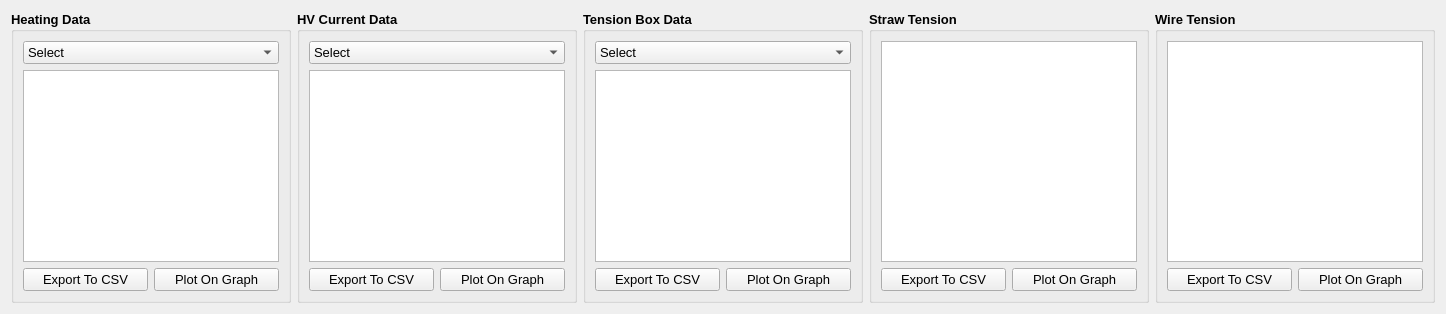
          <widget class="QWidget" name="summaryTab">
           <attribute name="title">
            <string>All Types</string>
           </attribute>
           <layout class="QGridLayout" name="gridLayout_23">
            <item row="0" column="0">
             <widget class="QGroupBox" name="heatBox">
              <property name="font">
               <font>
                <pointsize>10</pointsize>
                <weight>75</weight>
                <bold>true</bold>
               </font>
              </property>
              <property name="title">
               <string>Heating Data</string>
              </property>
              <layout class="QGridLayout" name="gridLayout_15">
               <item row="0" column="0" colspan="2">
                <widget class="QComboBox" name="heatProBox">
                 <property name="font">
                  <font>
                   <pointsize>10</pointsize>
                   <weight>50</weight>
                   <bold>false</bold>
                  </font>
                 </property>
                 <property name="currentIndex">
                  <number>0</number>
                 </property>
                 <item>
                  <property name="text">
                   <string>Select</string>
                  </property>
                 </item>
                 <item>
                  <property name="text">
                   <string>Process 1, Inner Rings</string>
                  </property>
                 </item>
                 <item>
                  <property name="text">
                   <string>Process 2, Straws</string>
                  </property>
                 </item>
                 <item>
                  <property name="text">
                   <string>Process 6, Manifold</string>
                  </property>
                 </item>
                </widget>
               </item>
               <item row="1" column="0" colspan="2">
                <widget class="QListWidget" name="heatListWidget">
                 <property name="font">
                  <font>
                   <pointsize>8</pointsize>
                   <weight>50</weight>
                   <bold>false</bold>
                  </font>
                 </property>
                </widget>
               </item>
               <item row="2" column="1">
                <widget class="QPushButton" name="heatPlotButton">
                 <property name="font">
                  <font>
                   <pointsize>10</pointsize>
                   <weight>50</weight>
                   <bold>false</bold>
                  </font>
                 </property>
                 <property name="text">
                  <string>Plot On Graph</string>
                 </property>
                </widget>
               </item>
               <item row="2" column="0">
                <widget class="QPushButton" name="heatExportButton">
                 <property name="font">
                  <font>
                   <pointsize>10</pointsize>
                   <weight>50</weight>
                   <bold>false</bold>
                  </font>
                 </property>
                 <property name="text">
                  <string>Export To CSV</string>
                 </property>
                </widget>
               </item>
              </layout>
             </widget>
            </item>
            <item row="0" column="1">
             <widget class="QGroupBox" name="hvCurrentBox">
              <property name="minimumSize">
               <size>
                <width>150</width>
                <height>0</height>
               </size>
              </property>
              <property name="font">
               <font>
                <pointsize>10</pointsize>
                <weight>75</weight>
                <bold>true</bold>
               </font>
              </property>
              <property name="title">
               <string>HV Current Data</string>
              </property>
              <layout class="QGridLayout" name="gridLayout_12">
               <item row="0" column="0" colspan="2">
                <widget class="QComboBox" name="hvProBox">
                 <property name="font">
                  <font>
                   <pointsize>10</pointsize>
                   <weight>50</weight>
                   <bold>false</bold>
                  </font>
                 </property>
                 <property name="currentIndex">
                  <number>0</number>
                 </property>
                 <item>
                  <property name="text">
                   <string>Select</string>
                  </property>
                 </item>
                 <item>
                  <property name="text">
                   <string>Process 3, 1100V</string>
                  </property>
                 </item>
                 <item>
                  <property name="text">
                   <string>Process 3, 1500V</string>
                  </property>
                 </item>
                 <item>
                  <property name="text">
                   <string>Process 5</string>
                  </property>
                 </item>
                 <item>
                  <property name="text">
                   <string>Process 6, 1500V</string>
                  </property>
                 </item>
                </widget>
               </item>
               <item row="1" column="0" colspan="2">
                <widget class="QListWidget" name="hvListWidget">
                 <property name="font">
                  <font>
                   <pointsize>8</pointsize>
                   <weight>50</weight>
                   <bold>false</bold>
                  </font>
                 </property>
                </widget>
               </item>
               <item row="2" column="0">
                <widget class="QPushButton" name="hvExportButton">
                 <property name="font">
                  <font>
                   <pointsize>10</pointsize>
                   <weight>50</weight>
                   <bold>false</bold>
                  </font>
                 </property>
                 <property name="text">
                  <string>Export To CSV</string>
                 </property>
                </widget>
               </item>
               <item row="2" column="1">
                <widget class="QPushButton" name="hvPlotButton">
                 <property name="font">
                  <font>
                   <pointsize>10</pointsize>
                   <weight>50</weight>
                   <bold>false</bold>
                  </font>
                 </property>
                 <property name="text">
                  <string>Plot On Graph</string>
                 </property>
                </widget>
               </item>
              </layout>
             </widget>
            </item>
            <item row="0" column="2">
             <widget class="QGroupBox" name="tbBox">
              <property name="minimumSize">
               <size>
                <width>0</width>
                <height>0</height>
               </size>
              </property>
              <property name="maximumSize">
               <size>
                <width>500</width>
                <height>16777215</height>
               </size>
              </property>
              <property name="font">
               <font>
                <pointsize>10</pointsize>
                <weight>75</weight>
                <bold>true</bold>
               </font>
              </property>
              <property name="title">
               <string>Tension Box Data</string>
              </property>
              <layout class="QGridLayout" name="gridLayout_33">
               <item row="0" column="0" colspan="2">
                <widget class="QComboBox" name="tbProBox">
                 <property name="font">
                  <font>
                   <pointsize>10</pointsize>
                   <weight>50</weight>
                   <bold>false</bold>
                  </font>
                 </property>
                 <property name="currentIndex">
                  <number>0</number>
                 </property>
                 <item>
                  <property name="text">
                   <string>Select</string>
                  </property>
                 </item>
                 <item>
                  <property name="text">
                   <string>Process 3</string>
                  </property>
                 </item>
                 <item>
                  <property name="text">
                   <string>Process 6</string>
                  </property>
                 </item>
                </widget>
               </item>
               <item row="1" column="0" colspan="2">
                <widget class="QListWidget" name="tbListWidget">
                 <property name="font">
                  <font>
                   <pointsize>8</pointsize>
                   <weight>50</weight>
                   <bold>false</bold>
                  </font>
                 </property>
                </widget>
               </item>
               <item row="2" column="0">
                <widget class="QPushButton" name="tbExportButton">
                 <property name="font">
                  <font>
                   <pointsize>10</pointsize>
                   <weight>50</weight>
                   <bold>false</bold>
                  </font>
                 </property>
                 <property name="text">
                  <string>Export To CSV</string>
                 </property>
                </widget>
               </item>
               <item row="2" column="1">
                <widget class="QPushButton" name="tbPlotButton">
                 <property name="font">
                  <font>
                   <pointsize>10</pointsize>
                   <weight>50</weight>
                   <bold>false</bold>
                  </font>
                 </property>
                 <property name="text">
                  <string>Plot On Graph</string>
                 </property>
                </widget>
               </item>
              </layout>
             </widget>
            </item>
            <item row="0" column="3">
             <widget class="QGroupBox" name="strawTensionBox">
              <property name="minimumSize">
               <size>
                <width>150</width>
                <height>0</height>
               </size>
              </property>
              <property name="font">
               <font>
                <pointsize>10</pointsize>
                <weight>75</weight>
                <bold>true</bold>
               </font>
              </property>
              <property name="title">
               <string>Straw Tension</string>
              </property>
              <layout class="QGridLayout" name="gridLayout_13">
               <item row="0" column="0" colspan="2">
                <widget class="QListWidget" name="strawListWidget">
                 <property name="font">
                  <font>
                   <pointsize>8</pointsize>
                   <weight>50</weight>
                   <bold>false</bold>
                  </font>
                 </property>
                </widget>
               </item>
               <item row="2" column="0">
                <widget class="QPushButton" name="strawExportButton">
                 <property name="font">
                  <font>
                   <pointsize>10</pointsize>
                   <weight>50</weight>
                   <bold>false</bold>
                  </font>
                 </property>
                 <property name="text">
                  <string>Export To CSV</string>
                 </property>
                </widget>
               </item>
               <item row="2" column="1">
                <widget class="QPushButton" name="strawPlotButton">
                 <property name="font">
                  <font>
                   <pointsize>10</pointsize>
                   <weight>50</weight>
                   <bold>false</bold>
                  </font>
                 </property>
                 <property name="text">
                  <string>Plot On Graph</string>
                 </property>
                </widget>
               </item>
              </layout>
             </widget>
            </item>
            <item row="0" column="4">
             <widget class="QGroupBox" name="wireTensionBox">
              <property name="minimumSize">
               <size>
                <width>150</width>
                <height>0</height>
               </size>
              </property>
              <property name="font">
               <font>
                <pointsize>10</pointsize>
                <weight>75</weight>
                <bold>true</bold>
               </font>
              </property>
              <property name="title">
               <string>Wire Tension</string>
              </property>
              <layout class="QGridLayout" name="gridLayout_14">
               <item row="2" column="0">
                <widget class="QPushButton" name="wireExportButton">
                 <property name="font">
                  <font>
                   <pointsize>10</pointsize>
                   <weight>50</weight>
                   <bold>false</bold>
                  </font>
                 </property>
                 <property name="text">
                  <string>Export To CSV</string>
                 </property>
                </widget>
               </item>
               <item row="0" column="0" colspan="2">
                <widget class="QListWidget" name="wireListWidget">
                 <property name="font">
                  <font>
                   <pointsize>8</pointsize>
                   <weight>50</weight>
                   <bold>false</bold>
                  </font>
                 </property>
                </widget>
               </item>
               <item row="2" column="1">
                <widget class="QPushButton" name="wirePlotButton">
                 <property name="font">
                  <font>
                   <pointsize>10</pointsize>
                   <weight>50</weight>
                   <bold>false</bold>
                  </font>
                 </property>
                 <property name="text">
                  <string>Plot On Graph</string>
                 </property>
                </widget>
               </item>
              </layout>
             </widget>
            </item>
           </layout>
          </widget>
